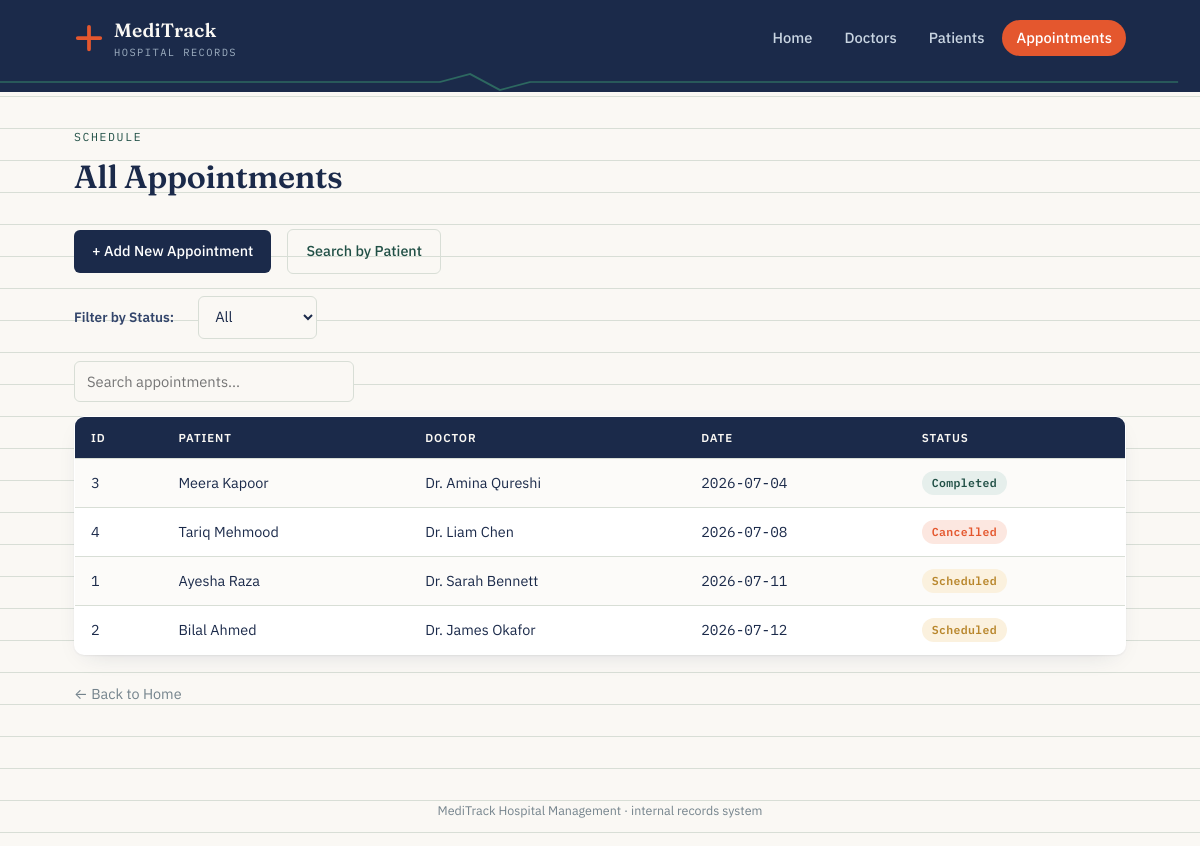
/appointment.php, run on the app's committed database.
### tables this page shows
CREATE TABLE appointments (
    appointment_id    INT AUTO_INCREMENT PRIMARY KEY,
    patient_id        INT NOT NULL,
    doctor_id         INT NOT NULL,
    appointment_date  DATE NOT NULL,
    appointment_time  TIME NOT NULL,
    status            ENUM('Scheduled','Completed','Cancelled') NOT NULL DEFAULT 'Scheduled',
    notes             VARCHAR(255),
    created_at        TIMESTAMP DEFAULT CURRENT_TIMESTAMP,

    CONSTRAINT fk_appointments_patient
        FOREIGN KEY (patient_id) REFERENCES patients(patient_id)
        ON DELETE CASCADE,

    CONSTRAINT fk_appointments_doctor
        FOREIGN KEY (doctor_id) REFERENCES doctors(doctor_id)
        ON DELETE CASCADE,

    INDEX idx_appointments_status (status),
    INDEX idx_appointments_date (appointment_date)
);

CREATE TABLE patients (
    patient_id      INT AUTO_INCREMENT PRIMARY KEY,
    full_name       VARCHAR(100)  NOT NULL,
    date_of_birth   DATE          NOT NULL,
    gender          ENUM('Male','Female','Other') NOT NULL,
    phone           VARCHAR(20)   NOT NULL,
    address         VARCHAR(255)  NOT NULL,
    created_at      TIMESTAMP     DEFAULT CURRENT_TIMESTAMP
);

CREATE TABLE doctors (
    doctor_id       INT AUTO_INCREMENT PRIMARY KEY,
    full_name       VARCHAR(100)  NOT NULL,
    specialization  VARCHAR(100)  NOT NULL,
    phone           VARCHAR(20)   NOT NULL,
    email           VARCHAR(150)  NOT NULL,
    created_at      TIMESTAMP     DEFAULT CURRENT_TIMESTAMP,
    UNIQUE KEY uq_doctors_email (email)
);

### appointment.php (the view, shortened to what this page needs)
<?php
include 'db.php';
$selected_status = isset($_GET['status']) ? $_GET['status'] : 'all';
if ($selected_status == 'all') {
    $sql = "SELECT
            a.appointment_id,
            p.full_name AS patient_name,
            d.full_name AS doctor_name,
            a.appointment_date,
            a.status
            FROM appointments a
            JOIN patients p ON a.patient_id = p.patient_id
            JOIN doctors d ON a.doctor_id = d.doctor_id
            ORDER BY a.appointment_date ASC";
}
$result = mysqli_query($conn, $sql);
function statusBadge($status) {
    $class = 'badge-scheduled';
    if ($status == 'Completed') { $class = 'badge-completed'; }
    if ($status == 'Cancelled') { $class = 'badge-cancelled'; }
    return "<span class='badge $class'>" . htmlspecialchars($status) . "</span>";
}
include 'header.php';
?>
<div class="page-header">
    <p class="eyebrow">Schedule</p>
    <h1>All Appointments</h1>
</div>
<div class="toolbar">
    <a href="add_appointment.php" class="btn btn-add">+ Add New Appointment</a>
    <a href="patient_appointments.php" class="btn btn-secondary">Search by Patient</a>
</div>
<form method="GET" action="" class="filter-bar toolbar">
    <label>Filter by Status:</label>
    <select name="status" onchange="this.form.submit()">
        <option value="all" <?php echo $selected_status == 'all' ? 'selected' : ''; ?>>All</option>
    </select>
</form>
<div class="search-bar">
    <input type="search" placeholder="Search appointments..." data-table-search="appointmentsTable">
</div>
<table class="data-table" id="appointmentsTable">
    <tr>
        <th>ID</th>
        <th>Patient</th>
        <th>Doctor</th>
        <th>Date</th>
        <th>Status</th>
    </tr>
    <?php
    if (mysqli_num_rows($result) > 0) {
        while ($row = mysqli_fetch_assoc($result)) {
            echo "<tr>";
            echo "<td class='mono'>" . $row['appointment_id'] . "</td>";
            echo "<td>" . $row['patient_name'] . "</td>";
            echo "<td>" . $row['doctor_name'] . "</td>";
            echo "<td class='mono'>" . $row['appointment_date'] . "</td>";
            echo "<td>" . statusBadge($row['status']) . "</td>";
            echo "</tr>";
        }
    } else {
        echo "<tr><td colspan='5'>No appointments found.</td></tr>";
    }
    ?>
</table>
<a href="index.php" class="back-link">← Back to Home</a>
<?php include 'footer.php'; ?>

### header.php (shortened to what this page needs)
<?php
$current = basename($_SERVER['SCRIPT_NAME']);
function navClass($file, $current) {
    return $file === $current ? 'active' : '';
}
?>
<!DOCTYPE html>
<html lang="en">
<head>
<link rel="stylesheet" href="style.css">
</head>
<body>
<div class="topbar">
    <div class="topbar-inner">
        <a href="index.php" class="brand">
            <svg class="brand-mark" viewBox="0 0 32 32" fill="none" xmlns="http://www.w3.org/2000/svg">
                <path d="M16 4 L16 28 M4 16 L28 16" stroke="currentColor" stroke-width="4" stroke-linecap="round"/>
            </svg>
            <span>
                <span class="brand-name">MediTrack</span>
                <span class="brand-sub">Hospital Records</span>
            </span>
        </a>
        <nav class="mainnav">
            <a href="index.php" class="<?php echo navClass('index.php', $current); ?>">Home</a>
            <a href="doctors.php" class="<?php echo navClass('doctors.php', $current); ?>">Doctors</a>
            <a href="patients.php" class="<?php echo navClass('patients.php', $current); ?>">Patients</a>
            <a href="appointment.php" class="<?php echo navClass('appointment.php', $current); ?>">Appointments</a>
        </nav>
    </div>
    <svg class="vitals-line" viewBox="0 0 600 20" preserveAspectRatio="none" xmlns="http://www.w3.org/2000/svg">
        <path d="M0 10 L220 10 L235 2 L250 18 L265 10 L600 10" fill="none" stroke="currentColor" stroke-width="1.5"/>
    </svg>
</div>
<main class="page-wrap">

### footer.php (shortened to what this page needs)
</main>
<footer class="site-footer">
    MediTrack Hospital Management &middot; internal records system
</footer>
</body>
</html>

### data on the page
appointments: appointment_id "3", patient.full_name "Meera Kapoor", doctor.full_name "Dr. Amina Qureshi", appointment_date "2026-07-04", status "Completed"
appointments: appointment_id "4", patient.full_name "Tariq Mehmood", doctor.full_name "Dr. Liam Chen", appointment_date "2026-07-08", status "Cancelled"
appointments: appointment_id "1", patient.full_name "Ayesha Raza", doctor.full_name "Dr. Sarah Bennett", appointment_date "2026-07-11", status "Scheduled"
appointments: appointment_id "2", patient.full_name "Bilal Ahmed", doctor.full_name "Dr. James Okafor", appointment_date "2026-07-12", status "Scheduled"
